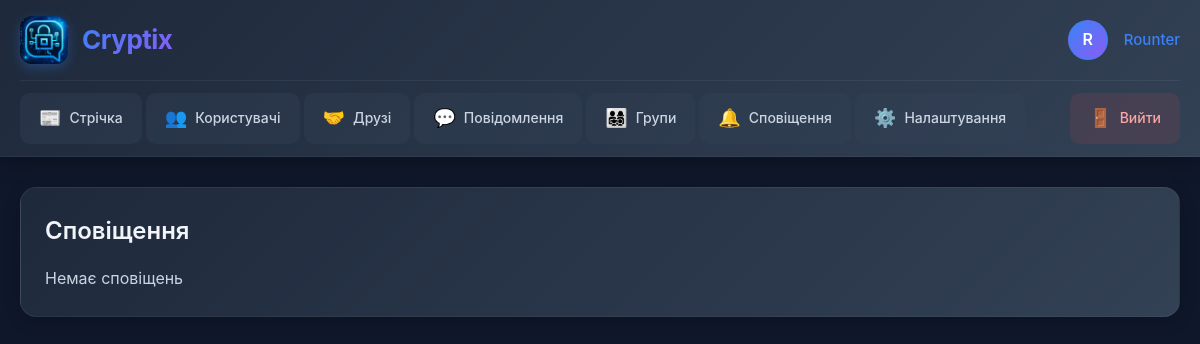
Page /notifications/ (signed in) on the earlier database version.
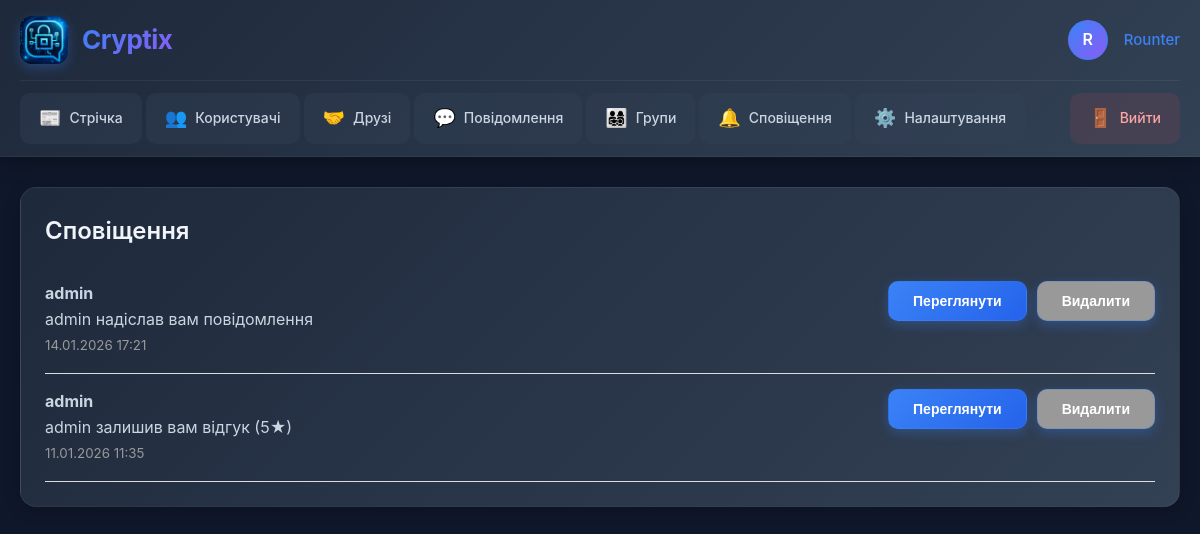
Same page on the later database version.
### cryptix_app/models.py (models this page shows, shortened)
class Notification(models.Model):
    FRIEND_REQUEST = 'friend_request'
    FRIEND_ACCEPT = 'friend_accept'
    MESSAGE = 'message'
    GROUP_INVITE = 'group_invite'
    GROUP_POST = 'group_post'
    COMMENT = 'comment'
    REVIEW = 'review'
    TYPE_CHOICES = [
        (FRIEND_REQUEST, 'Запит у друзі'),
        (FRIEND_ACCEPT, 'Прийнято запит'),
        (MESSAGE, 'Нове повідомлення'),
        (GROUP_INVITE, 'Запрошення в групу'),
        (GROUP_POST, 'Новий пост в групі'),
        (COMMENT, 'Новий коментар'),
        (REVIEW, 'Новий відгук'),
    ]
    recipient = models.ForeignKey(User, related_name='notifications', on_delete=models.CASCADE)
    sender = models.ForeignKey(User, related_name='sent_notifications', on_delete=models.CASCADE, null=True, blank=True)
    notification_type = models.CharField(max_length=20, choices=TYPE_CHOICES)
    text = models.TextField()
    link = models.CharField(max_length=200, blank=True)
    is_read = models.BooleanField(default=False)
    created_at = models.DateTimeField(auto_now_add=True)
    class Meta:
        ordering = ['-created_at']

### cryptix_app/views.py (the view)
# urls.py: path('notifications/', views.notifications_list, name='notifications_list'),
@login_required
def notifications_list(request):
    notifications = request.user.notifications.all()
    unread_count = notifications.filter(is_read=False).count()
    notifications.filter(is_read=False).update(is_read=True)
    return render(request, 'cryptix_app/notifications_list.html', {
        'notifications': notifications,
        'unread_count': unread_count
    })

### cryptix_app/templates/cryptix_app/notifications_list.html (shortened to what this page needs)
{% extends 'cryptix_app/base.html' %}
{% block content %}
<div class="card">
    <h2>Сповіщення</h2>
    {% for notification in notifications %}
    <div class="notification-item {% if not notification.is_read %}unread{% endif %}">
        <div style="display: flex; justify-content: space-between; align-items: start;">
            <div style="flex: 1;">
                {% if notification.sender %}
                <strong>{{ notification.sender.username }}</strong><br>
                {% endif %}
                <p>{{ notification.text }}</p>
                <small style="color: #999;">{{ notification.created_at|date:"d.m.Y H:i" }}</small>
            </div>
            <div style="display: flex; gap: 10px;">
                {% if notification.link %}
                <a href="{{ notification.link }}">
                    <button>Переглянути</button>
                </a>
                {% endif %}
                <form method="post" action="{% url 'notification_delete' notification.id %}">
                    <button type="submit" style="background: #999;">Видалити</button>
                </form>
            </div>
        </div>
    </div>
    {% empty %}
    <p>Немає сповіщень</p>
    {% endfor %}
</div>
{% endblock %}

Differences in the rows shown:
added Notification: sender.username "admin", text "admin надіслав вам повідомлення", created_at "14.01.2026 17:21"
added Notification: sender.username "admin", text "admin залишив вам відгук (5★)", created_at "11.01.2026 11:35"
Other differences:
text no longer shown: "Немає сповіщень"
